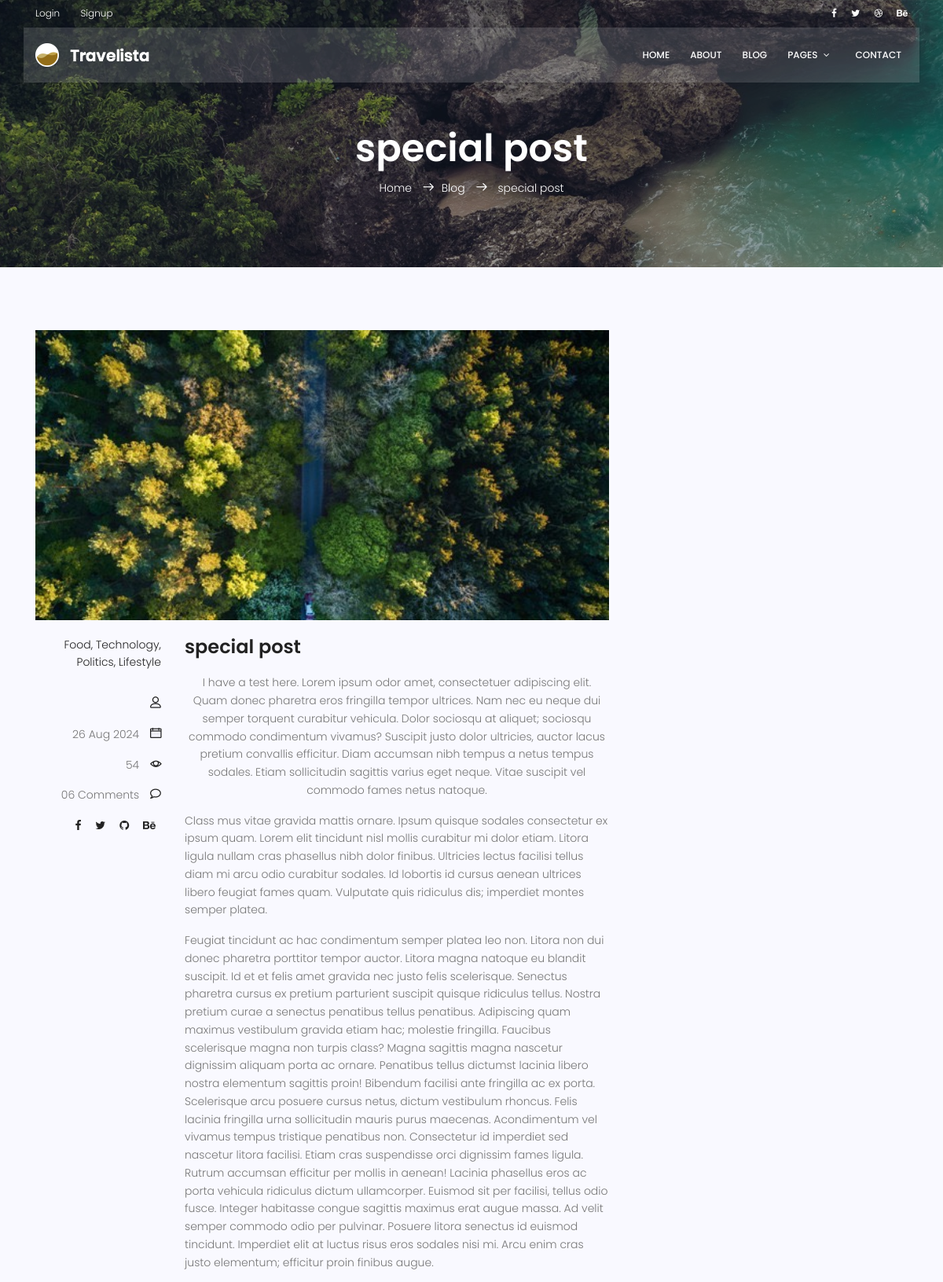
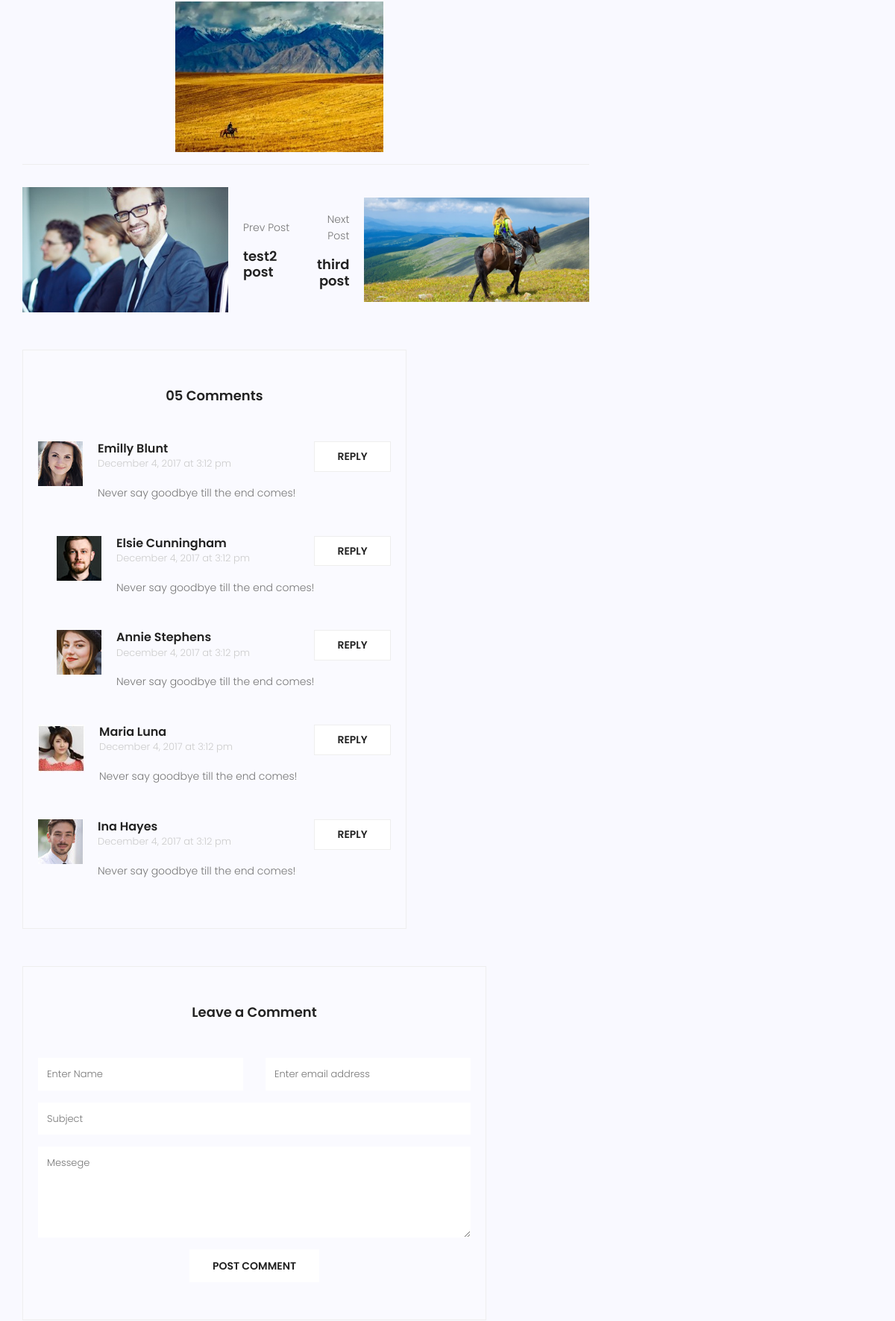
The app's page /blog/4 (upper part) with its own data (2 pictures, top to bottom).
### blog/models.py (models this page shows, shortened)
class Post(models.Model):
    title = models.CharField(max_length=250)
    content = models.TextField()
    tags = TaggableManager()
    category = models.ManyToManyField(Category)
    author = models.ForeignKey(User, on_delete=models.SET_NULL, null=True)
    image = models.ImageField(upload_to='blog/', default='blog/default.jpg' )
    counted_views = models.IntegerField(default=0)
    status = models.BooleanField(default=False)
    login_require = models.BooleanField(default=False)
    created_date = models.DateTimeField(auto_now_add=True)
    updated_date = models.DateTimeField(auto_now=True)
    published_date = models.DateTimeField(null=True)
    class Meta:
        ordering = ['-created_date']

### blog/views.py (the view)
# urls.py: path('<int:pid>', blog_single_view, name='single'),
def blog_single_view(request, pid):
    current_time = timezone.now()
    posts = Post.objects.filter(status=True)
    posts = posts.exclude(published_date__gt=current_time)
    post = get_object_or_404(posts, pk=pid)
    if not post.login_require:
        post_index = list(posts).index(post)
        previous_post = posts[post_index - 1] if post_index > 0 else None
        next_post = posts[post_index + 1] if post_index < len(posts) - 1 else None
        post.counted_views += 1
        post.save()
        print(post.tags)
        context = {'post': post, 'previous_post': previous_post, 'next_post' : next_post}
        return render(request, 'blog/blog-single.html', context)
    else:
        return redirect(reverse('login'))

### blog/templatetags/blog-tags.py (called while the page is built)
@register.inclusion_tag('blog/blog-popular-posts.html')
def latest_posts(arg=3):
    posts = Post.objects.filter(status=1).order_by('published_date')[:arg]
    return {'posts': posts}

### templates/blog/blog-single.html (shortened to what this page needs)
{% extends  'base.html'     %}
{% load static %}
{% load blog-tags %}
{% block content %}
			<section class="relative about-banner">
				<div class="overlay overlay-bg"></div>
				<div class="container">
					<div class="row d-flex align-items-center justify-content-center">
						<div class="about-content col-lg-12">
							<h1 class="text-white">
								{{post.title}}
							</h1>
							<p class="text-white link-nav"><a href="{% url 'index' %}">Home </a>  <span class="lnr lnr-arrow-right"></span><a href="{% url 'blog' %}">Blog </a> <span class="lnr lnr-arrow-right"></span>  {{post.title}}</p>
						</div>
					</div>
				</div>
			</section>
			<section class="post-content-area single-post-area">
				<div class="container">
					<div class="row">
						<div class="col-lg-8 posts-list">
							<div class="single-post row">
								<div class="col-lg-12">
									<div class="feature-img">
										<img class="img-fluid" src="{{post.image.url }}" alt="">
									</div>
								</div>
								<div class="col-lg-3  col-md-3 meta-details">
									<ul class="tags">
										<li><a href="#">Food,</a></li>
										<li><a href="#">Technology,</a></li>
										<li><a href="#">Politics,</a></li>
										<li><a href="#">Lifestyle</a></li>
									</ul>
									<div class="user-details row">
										<p class="user-name col-lg-12 col-md-12 col-6"><a href="#">{{author}}</a> <span class="lnr lnr-user"></span></p>
										<p class="date col-lg-12 col-md-12 col-6"><a href="#">{{post.published_date|date:"d M Y"}}</a> <span class="lnr lnr-calendar-full"></span></p>
										<p class="view col-lg-12 col-md-12 col-6"><a href="#">{{post.counted_views}}</a> <span class="lnr lnr-eye"></span></p>
										<p class="comments col-lg-12 col-md-12 col-6"><a href="#">06 Comments</a> <span class="lnr lnr-bubble"></span></p>
										<ul class="social-links col-lg-12 col-md-12 col-6">
											<li><a href="#"><i class="fa fa-facebook"></i></a></li>
											<li><a href="#"><i class="fa fa-twitter"></i></a></li>
											<li><a href="#"><i class="fa fa-github"></i></a></li>
											<li><a href="#"><i class="fa fa-behance"></i></a></li>
										</ul>
									</div>
								</div>
								<div class="col-lg-9 col-md-9">
									<h3 class="mt-20 mb-20">{{post.title}}</h3>
									<p class="excert">
										{{post.content | safe}}
									</p>
								</div>
							<div class="navigation-area">
								<div class="row">
									{% if previous_post %}
									<div class="col-lg-6 col-md-6 col-12 nav-left flex-row d-flex justify-content-start align-items-center">
										<div class="thumb">
											<a href="{% url 'single' pid=previous_post.id %}"><img class="img-fluid" src="{{ previous_post.image.url}}" alt=""></a>
										</div>
										<div class="arrow">
											<a href="{% url 'single' pid=previous_post.id %}"></a>
										</div>
										<div class="detials">
											<p>Prev Post</p>
											<a href="{% url 'single' pid=previous_post.id %}"><h4>{{previous_post.title}}</h4></a>
										</div>
									</div>
									{% endif %}
									{% if next_post %}
									<div class="col-lg-6 col-md-6 col-12 nav-right flex-row d-flex justify-content-end align-items-center">
										<div class="detials">
											<p>Next Post</p>
											<a href="{% url 'single' pid=next_post.id %}"><h4>{{next_post.title}}</h4></a>
										</div>
										<div class="arrow">
											<a href="{% url 'single' pid=next_post.id %}"></a>
										</div>
										<div class="thumb">
											<a href="{% url 'single' pid=next_post.id %}"><img class="img-fluid" src="{{ next_post.image.url}}" alt=""></a>
										</div>
									</div>
									{% endif %}
								</div>
							</div>
							<div class="comments-area">
								<h4>05 Comments</h4>
								<div class="comment-list">
                                    <div class="single-comment justify-content-between d-flex">
                                        <div class="user justify-content-between d-flex">
                                            <div class="thumb">
                                                <img src="{% static 'img/blog/c1.jpg' %}" alt="">
                                            </div>
                                            <div class="desc">
                                                <h5><a href="#">Emilly Blunt</a></h5>
                                                <p class="date">December 4, 2017 at 3:12 pm </p>
                                                <p class="comment">
                                                    Never say goodbye till the end comes!
                                                </p>
                                            </div>
                                        </div>
                                        <div class="reply-btn">
                                               <a href="" class="btn-reply text-uppercase">reply</a>
                                        </div>
                                    </div>
                                </div>
								<div class="comment-list left-padding">
                                    <div class="single-comment justify-content-between d-flex">
                                        <div class="user justify-content-between d-flex">
                                            <div class="thumb">
                                                <img src="{% static 'img/blog/c2.jpg' %}" alt="">
                                            </div>
                                            <div class="desc">
                                                <h5><a href="#">Elsie Cunningham</a></h5>
                                                <p class="date">December 4, 2017 at 3:12 pm </p>
                                                <p class="comment">
                                                    Never say goodbye till the end comes!
                                                </p>
                                            </div>
                                        </div>
                                        <div class="reply-btn">
                                               <a href="" class="btn-reply text-uppercase">reply</a>
                                        </div>
                                    </div>
                                </div>
								<div class="comment-list left-padding">
                                    <div class="single-comment justify-content-between d-flex">
                                        <div class="user justify-content-between d-flex">
                                            <div class="thumb">
                                                <img src="{% static 'img/blog/c3.jpg' %}" alt="">
                                            </div>
                                            <div class="desc">
                                                <h5><a href="#">Annie Stephens</a></h5>
                                                <p class="date">December 4, 2017 at 3:12 pm </p>
                                                <p class="comment">
                                                    Never say goodbye till the end comes!
                                                </p>
                                            </div>
                                        </div>
                                        <div class="reply-btn">
                                               <a href="" class="btn-reply text-uppercase">reply</a>
                                        </div>
                                    </div>
                                </div>
								<div class="comment-list">
                                    <div class="single-comment justify-content-between d-flex">
                                        <div class="user justify-content-between d-flex">
                                            <div class="thumb">
                                                <img src="{% static 'img/blog/c4.jpg' %}" alt="">
                                            </div>
                                            <div class="desc">
                                                <h5><a href="#">Maria Luna</a></h5>
                                                <p class="date">December 4, 2017 at 3:12 pm </p>
                                                <p class="comment">
                                                    Never say goodbye till the end comes!
                                                </p>
                                            </div>
                                        </div>
                                        <div class="reply-btn">
                                               <a href="" class="btn-reply text-uppercase">reply</a>
                                        </div>
                                    </div>
                                </div>
								<div class="comment-list">
                                    <div class="single-comment justify-content-between d-flex">
                                        <div class="user justify-content-between d-flex">
                                            <div class="thumb">
                                                <img src="{% static 'img/blog/c5.jpg' %}" alt="">
                                            </div>
                                            <div class="desc">
                                                <h5><a href="#">Ina Hayes</a></h5>
                                                <p class="date">December 4, 2017 at 3:12 pm </p>
                                                <p class="comment">
                                                    Never say goodbye till the end comes!
                                                </p>
                                            </div>
                                        </div>
                                        <div class="reply-btn">
                                               <a href="" class="btn-reply text-uppercase">reply</a>
                                        </div>
                                    </div>
                                </div>
							</div>
							<div class="comment-form">
								<h4>Leave a Comment</h4>
								<form method="post" action="{% url 'single' pid=post.id %}">
									{% if request.user.is_authenticated %}
									<input type="hidden" name="name" value="{{request.user.first_name}}">
									<input type="hidden" name="email" value="{{request.user.email}}">
									{% else %}
									<div class="form-group form-inline">
									  <div class="form-group col-lg-6 col-md-12 name">
									    <input type="text" class="form-control" id="name" placeholder="Enter Name" onfocus="this.placeholder = ''" onblur="this.placeholder = 'Enter Name'">
									  </div>
									  <div class="form-group col-lg-6 col-md-12 email">
									    <input type="email" class="form-control" id="email" placeholder="Enter email address" onfocus="this.placeholder = ''" onblur="this.placeholder = 'Enter email address'">
									  </div>
									</div>
									{% endif %}
									<div class="form-group">
										<input type="text" class="form-control" id="subject" placeholder="Subject" onfocus="this.placeholder = ''" onblur="this.placeholder = 'Subject'">
									</div>
									<div class="form-group">
										<textarea class="form-control mb-10" rows="5" name="message" placeholder="Messege" onfocus="this.placeholder = ''" onblur="this.placeholder = 'Messege'" required=""></textarea>
									</div>
									<a href="#" class="primary-btn text-uppercase">Post Comment</a>
								</form>
							</div>
						</div>
					</div>
				</div>
			</section>
{% endblock %}

### records on screen
Post: title "special post", image (picture), published_date "26 Aug 2024", counted_views "54", content "I have a test here. Lorem ipsum odor amet, consectetuer adipiscing elit. Quam donec pharetra eros fringilla tempor ultrices. Nam nec eu neque dui semper torquent curabitur vehicula. Dolor sociosqu at aliquet; sociosqu commodo condimentum vivamus? Suscipit justo dolor ultricies, auctor lacus pretium convallis efficitur. Diam accumsan nibh tempus a netus tempus sodales. Etiam sollicitudin sagittis varius eget neque. Vitae suscipit vel commodo fames netus natoque. Class mus vitae gravida mattis ornare. Ipsum quisque sodales consectetur ex ipsum quam. Lorem elit tincidunt nisl mollis curabitur mi dolor etiam. Litora ligula nullam cras phasellus nibh dolor finibus. Ultricies lectus facilisi…", content (picture)
Post: image (picture), title "test2 post"
Post: title "third post", image (placeholder picture)
